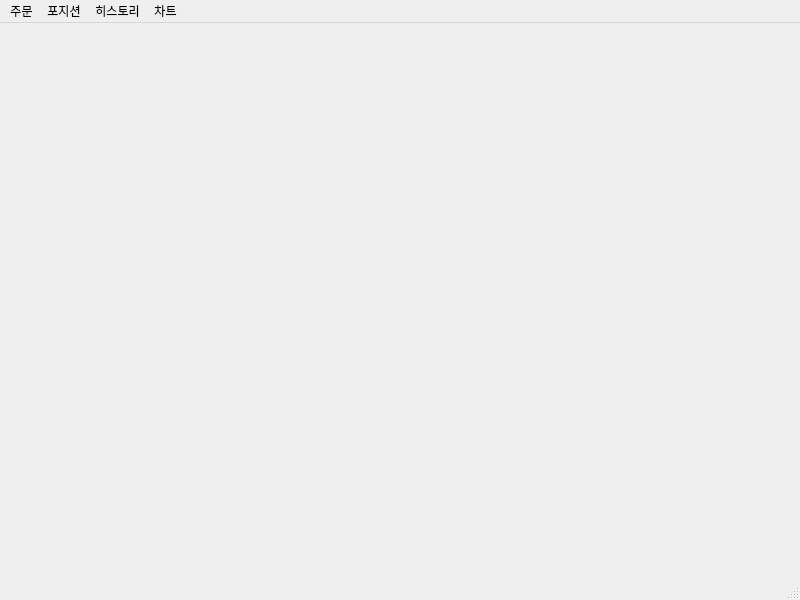
<?xml version="1.0" encoding="UTF-8"?>
<ui version="4.0">
 <class>MainWindow</class>
 <widget class="QMainWindow" name="MainWindow">
  <property name="geometry">
   <rect>
    <x>0</x>
    <y>0</y>
    <width>800</width>
    <height>600</height>
   </rect>
  </property>
  <property name="windowTitle">
   <string>PyMT5</string>
  </property>
  <widget class="QWidget" name="centralwidget"/>
  <widget class="QMenuBar" name="menubar">
   <property name="geometry">
    <rect>
     <x>0</x>
     <y>0</y>
     <width>800</width>
     <height>26</height>
    </rect>
   </property>
   <widget class="QMenu" name="menu">
    <property name="title">
     <string>주문</string>
    </property>
    <addaction name="menu_order_send"/>
    <addaction name="menu_order_total"/>
    <addaction name="menu_order_get"/>
    <addaction name="menu_order_calc_margin"/>
    <addaction name="menu_order_calc_profit"/>
    <addaction name="menu_order_check"/>
   </widget>
   <widget class="QMenu" name="menu_2">
    <property name="title">
     <string>포지션</string>
    </property>
    <addaction name="menu_position_total"/>
    <addaction name="menu_position_get"/>
   </widget>
   <widget class="QMenu" name="menu_3">
    <property name="title">
     <string>히스토리</string>
    </property>
    <addaction name="menu_history_orders_total"/>
    <addaction name="menu_history_orders_get"/>
    <addaction name="menu_history_deals_total"/>
    <addaction name="menu_history_deals_get"/>
   </widget>
   <widget class="QMenu" name="menu_4">
    <property name="title">
     <string>차트</string>
    </property>
    <addaction name="menu_copy_rates_from"/>
    <addaction name="menu_copy_rates_from_pos"/>
    <addaction name="menu_copy_rates_range"/>
    <addaction name="menu_copy_ticks_from"/>
    <addaction name="menu_copy_ticks_range"/>
    <addaction name="separator"/>
    <addaction name="menu_real_time_chart"/>
   </widget>
   <addaction name="menu"/>
   <addaction name="menu_2"/>
   <addaction name="menu_3"/>
   <addaction name="menu_4"/>
  </widget>
  <widget class="QStatusBar" name="statusbar"/>
  <action name="menu_order_send">
   <property name="text">
    <string>order_send</string>
   </property>
  </action>
  <action name="menu_order_total">
   <property name="text">
    <string>order_total</string>
   </property>
  </action>
  <action name="menu_order_get">
   <property name="text">
    <string>order_get</string>
   </property>
  </action>
  <action name="menu_order_calc_margin">
   <property name="text">
    <string>order_calc_margin</string>
   </property>
  </action>
  <action name="menu_order_calc_profit">
   <property name="text">
    <string>order_calc_profit</string>
   </property>
  </action>
  <action name="menu_order_check">
   <property name="text">
    <string>order_check</string>
   </property>
  </action>
  <action name="menu_position_total">
   <property name="text">
    <string>position_total</string>
   </property>
  </action>
  <action name="menu_position_get">
   <property name="text">
    <string>position_get</string>
   </property>
  </action>
  <action name="menu_history_orders_total">
   <property name="text">
    <string>history_orders_total</string>
   </property>
  </action>
  <action name="menu_history_orders_get">
   <property name="text">
    <string>history_orders_get</string>
   </property>
  </action>
  <action name="menu_history_deals_total">
   <property name="text">
    <string>history_deals_total</string>
   </property>
  </action>
  <action name="menu_history_deals_get">
   <property name="text">
    <string>history_deals_get</string>
   </property>
  </action>
  <action name="menu_copy_rates_from">
   <property name="text">
    <string>copy_rates_from</string>
   </property>
  </action>
  <action name="menu_copy_rates_from_pos">
   <property name="text">
    <string>copy_rates_from_pos</string>
   </property>
  </action>
  <action name="menu_copy_rates_range">
   <property name="text">
    <string>copy_rates_range</string>
   </property>
  </action>
  <action name="menu_copy_ticks_from">
   <property name="text">
    <string>copy_ticks_from</string>
   </property>
  </action>
  <action name="menu_copy_ticks_range">
   <property name="text">
    <string>copy_ticks_range</string>
   </property>
  </action>
  <action name="menu_real_time_chart">
   <property name="text">
    <string>real_time_chart</string>
   </property>
  </action>
 </widget>
 <resources/>
 <connections/>
</ui>
